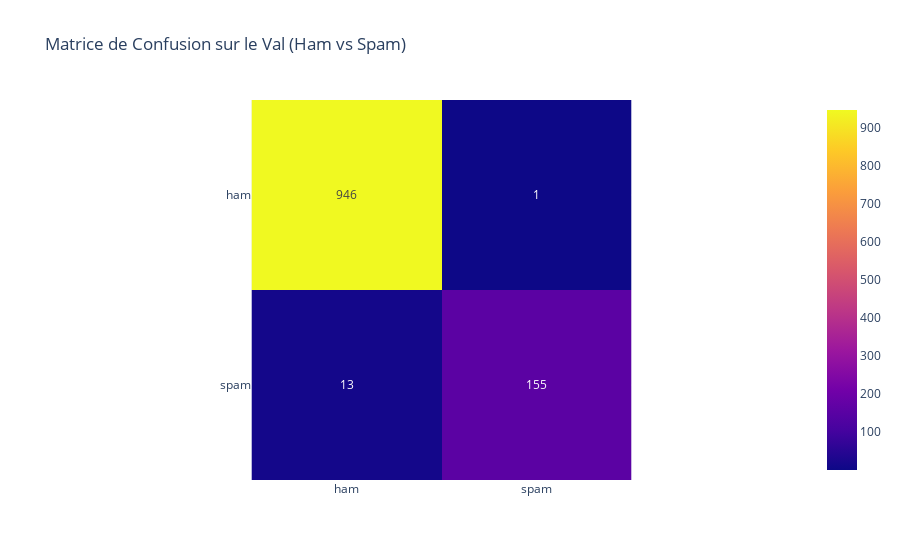

The notebook cell this image was saved under:
### Code cell
true_labels = worst_predictions_val['True_Label']
predicted_labels = np.round(worst_predictions_val['Predicted'])
print(classification_report(true_labels, predicted_labels))

confusion = pd.DataFrame(confusion_matrix(true_labels, predicted_labels),
             index=["ham","spam"],
             columns=["ham","spam"])

px.imshow(confusion,
          text_auto=True,
          title="Matrice de Confusion sur le Val (Ham vs Spam)")

### Figure 1 — Plotly figure (JSON) as saved in the notebook; plotly's stock layout.template omitted (floating-point values rounded to 4 significant figures)
{"data": [{"coloraxis": "coloraxis", "hovertemplate": "x: %{x}<br>y: %{y}<br>color: %{z}<extra></extra>", "name": "0", "texttemplate": "%{z}", "type": "heatmap", "x": ["ham", "spam"], "xaxis": "x", "y": ["ham", "spam"], "yaxis": "y", "z": [[946, 1], [13, 155]]}], "layout": {"coloraxis": {"colorscale": [[0, "#0d0887"], [0.1111, "#46039f"], [0.2222, "#7201a8"], [0.3333, "#9c179e"], [0.4444, "#bd3786"], [0.5556, "#d8576b"], [0.6667, "#ed7953"], [0.7778, "#fb9f3a"], [0.8889, "#fdca26"], [1, "#f0f921"]]}, "title": {"text": "Matrice de Confusion sur le Val (Ham vs Spam)"}, "xaxis": {"anchor": "y", "constrain": "domain", "domain": [0, 1], "scaleanchor": "y"}, "yaxis": {"anchor": "x", "autorange": "reversed", "constrain": "domain", "domain": [0, 1]}}}
